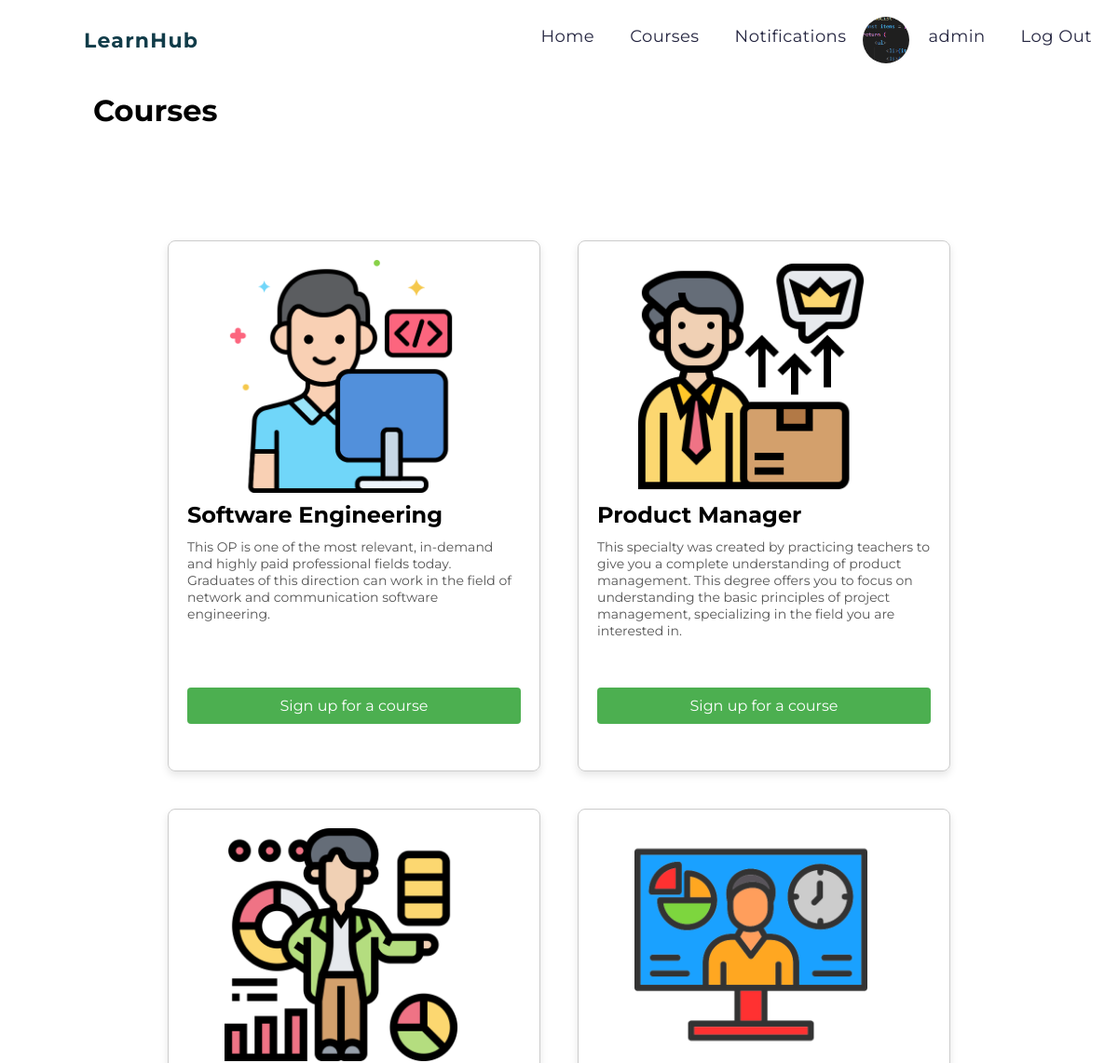
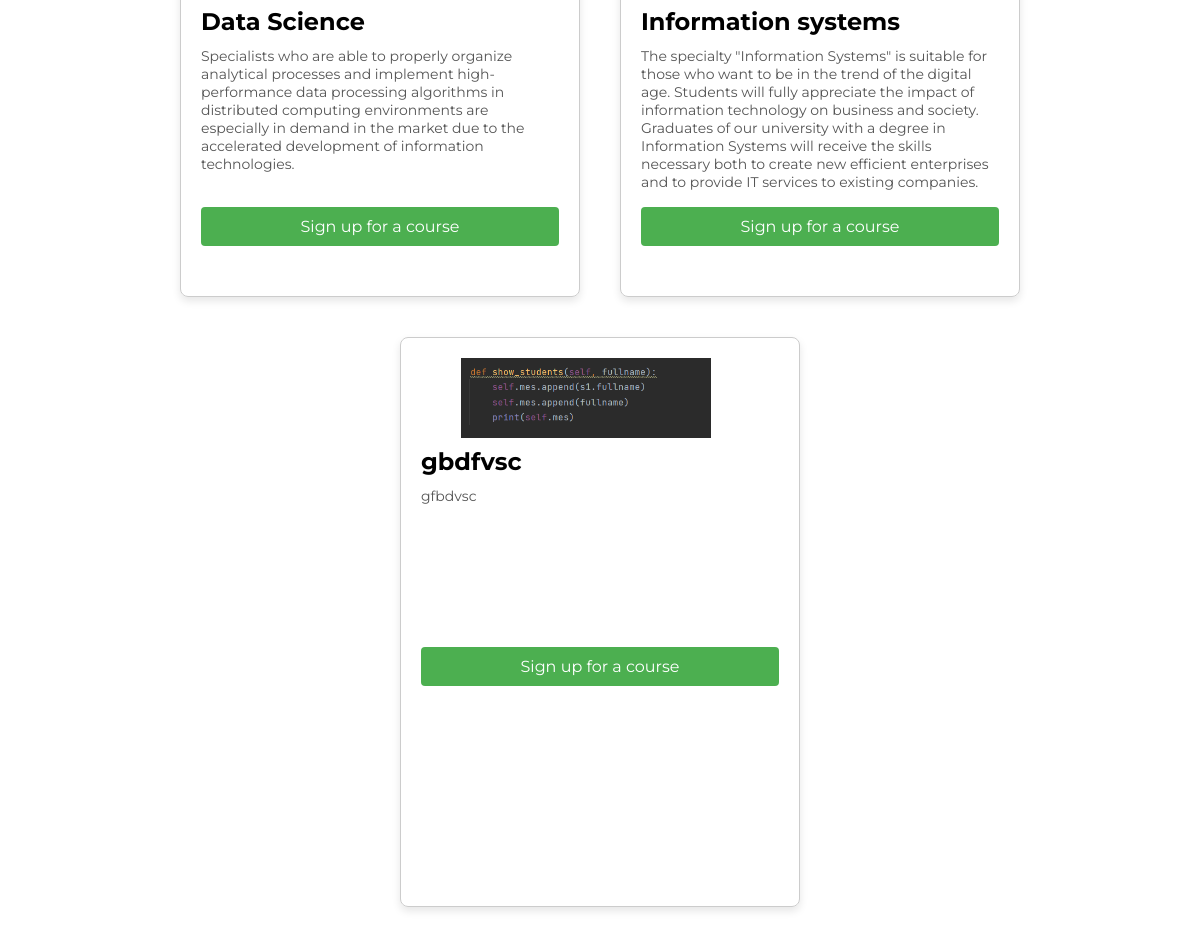
The app's page /careers/ (signed in) with its own data (2 pictures, top to bottom).
### user/models.py (models this page shows)
class Profile(models.Model):
	bio = models.CharField(max_length=255, blank=True, default='', null=False)
	owner = models.OneToOneField(User, null=True, on_delete=models.CASCADE)
	image = models.ImageField(upload_to='images/', max_length=1000, null=True)
	resume = models.FileField(upload_to='files/', max_length=1000, null=True)

### project/models.py (models this page shows, shortened)
class Blog(models.Model):
    title = models.CharField(null=False, max_length=255)
    description = models.TextField(null=False, blank=True, default='')
    image = models.ImageField(upload_to='images')
    created_at = models.DateTimeField(auto_now_add=True)
    updated_at = models.DateTimeField(auto_now=True)
    views = models.PositiveIntegerField(default=0)
    owner = models.ForeignKey(User, on_delete=models.CASCADE, null=False)
    class Meta:
        verbose_name = 'Blog'
        verbose_name_plural = 'Blogs'

### project/views.py (the view)
# urls.py: path('careers/', views.careers_page, name='careers'),
def careers_page(request ):
    courses = Blog.objects.all()
    unread_notifications = Notification.objects.filter(users=request.user, is_read=False).count()
    return render(request, 'project/careers.html', {'courses': courses,'new_notifications_count': unread_notifications})

### project/templates/project/careers.html
{% extends 'base.html' %}
{% load static %}
{% block content %}
    <h1 style="margin: 100px;">Courses</h1>
    <div class="cards">
        {% for course in courses %}
        <div class="card">
            <img src="{{ course.image.url }}" alt="" >
            <h2>{{course.title}}</h2>
            <p>{{course.description}}</p>
            <a href="/project/{{ course.id }}" class="enroll-button">Sign up for a course</a>
        </div>
        {% endfor %}
    </div>
{% endblock %}

### templates/base.html (shortened to what this page needs)
{% load static %}
<html>
    <head>
        <link href="{% static 'css/style.css' %}" rel="stylesheet" />
        <link rel="stylesheet" href="https://cdnjs.cloudflare.com/ajax/libs/font-awesome/6.0.0/css/all.min.css">
    </head>
    <body style="position:relative;">
        <nav id="header">
          <div class="container main-menu">
              <div class="row align-items-center justify-content-between d-flex">
                  <a href="#" style="text-decoration: none;color: #113C49;font-size: 22px;font-style: normal;font-weight: 700;line-height: normal;letter-spacing: 1.28px; margin-left: 70px;" >LearnHub</a>
                  <nav id="nav-menu-container">
                      <ul class="nav-menu">
                        <li><a href="{% url 'home' %}" style="text-decoration: none;">Home</a></li>
                        <li><a href="{% url 'careers' %}" style="text-decoration: none;">Courses</a></li>
                        <li><a href="{% url 'notifications' %}" style="text-decoration: none;">Notifications
                        </a></li>
                        {% if user.is_authenticated %}
                        <li style="display: flex; justify-content: center;">
                            <div class="image-wrapper1">
                                <img src="{{ user.profile.image.url }}" >
                            </div>
                            <a href="{% url 'settings_page' %}" style="text-decoration: none;">{{ user.username }}</a>
                        </li>
                            <li><a href="{% url 'logout' %}" style="text-decoration: none;">Log Out</a></li>
                        {% endif %}
                      </ul>
                  </nav>
              </div>
          </div>
        </nav>
        {% block content %}
        {% endblock %}
    </body>
</html>

### static/css/style.css (style rules this page uses)
* { margin: 0; padding: 0; font-family: 'Montserrat', sans-serif; text-decoration: none; }
*, *::before, *::after { box-sizing: border-box; }
.align-items-center { align-items: center !important; }
.justify-content-between { justify-content: space-between !important; }
.d-flex { display: flex !important; }
article, aside, dialog, figcaption, figure, footer, header, hgroup, main, nav, section { display: block; }
.row { display: flex; flex-wrap: wrap; margin-right: -15px; margin-left: -15px; }
h1, h2, h3, h4, h5, h6 { line-height: 1.2em !important; }
.container { width: 100%; padding-right: 15px; padding-left: 15px; margin-right: auto; margin-left: auto; }
#header { padding: 0px 0px 24px 0px; position: fixed; left: 0; top: 0; right: 0; transition: all 0.5s; z-index: 997; }
.main-menu { position: absolute; margin-left: auto; margin-right: auto; left: 0; right: 0; padding: 18px 35px; -webkit-transition: all 0.3s ease 0s; -moz-transition: all 0.3s ease 0s; -o-transition: all 0.3s ease 0s; transition: all 0.3s ease 0s; }
.nav-menu, .nav-menu * { margin: 0; padding: 0; list-style: none; }
.nav-menu > li { margin-left: 10px; }
.nav-menu > li { float: left; }
.nav-menu li { position: relative; white-space: nowrap; }
.nav-menu a { color: #252641; font-size: 18px; font-style: normal; font-weight: 400; line-height: normal; letter-spacing: 0.44px; padding: 10px 8px 0px 20px; display: inline-block; outline: none; }
.cards { display: flex; flex-wrap: wrap; justify-content: center; align-items: center; }
.card { width: 400px; height: 570px; border: 1px solid #ccc; border-radius: 8px; margin: 20px; padding: 20px; box-shadow: 0 4px 8px rgba(0, 0, 0, 0.1); }
.card img { width:250px; object-fit: cover; margin-left: 40px; }
.card h2 { margin-top: 10px; }
.card p { margin-top: 10px; font-size: 14px; color: #555; height: 150px; }
.enroll-button { display: block; width: 100%; padding: 10px; background-color: #4CAF50; color: white; text-align: center; text-decoration: none; border: none; border-radius: 4px; cursor: pointer; font-size: 16px; margin-top: 10px; }

### templates/base.html (style rules this page uses)
.image-wrapper1 { width: 50px; height: 50px; border-radius: 50%; overflow: hidden; }
.image-wrapper1 img { width: 100%; height: 100%; object-fit: cover; }

### records on screen
Blog: image (picture), title "Software Engineering", description "This OP is one of the most relevant, in-demand and highly paid professional fields today. Graduates of this direction can work in the field of network and communication software engineering."
Blog: image (picture), title "Product Manager", description "This specialty was created by practicing teachers to give you a complete understanding of product management. This degree offers you to focus on understanding the basic principles of project management, specializing in the field you are interested in."
Blog: image (picture), title "Data Science", description "Specialists who are able to properly organize analytical processes and implement high-performance data processing algorithms in distributed computing environments are especially in demand in the market due to the accelerated development of information technologies."
Blog: image (picture), title "Information systems", description "The specialty \"Information Systems\" is suitable for those who want to be in the trend of the digital age. Students will fully appreciate the impact of information technology on business and society. Graduates of our university with a degree in Information Systems will receive the skills necessary both to create new efficient enterprises and to provide IT services to existing companies."
Blog: image (picture), title "gbdfvsc", description "gfbdvsc"

### other values on screen
{{ user.username }} "admin"
